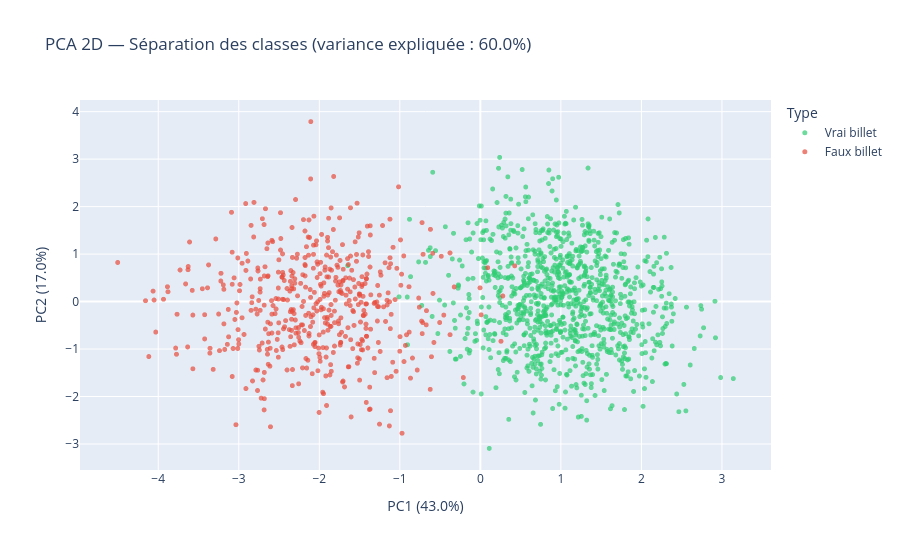

The notebook cell this image was saved under:
### Markdown cell above
<a id='10'></a>
## 10. Visualisation PCA

### Code cell
# =============================================================================
# BLOC 20 — ANALYSE EN COMPOSANTES PRINCIPALES (PCA)
#
# PCA réduit les 6 dimensions originales en 2 composantes principales.
# Ces 2 composantes capturent le maximum de variance du dataset.
# On peut ensuite visualiser les clusters en 2D pour comprendre si les
# classes sont naturellement séparables dans l'espace des features.
# =============================================================================

# Imputation des NaN avant PCA
X_clean = pd.DataFrame(
    SimpleImputer(strategy='median').fit_transform(X),
    columns=FEATURES
)

# Normalisation de tout le dataset avant PCA
scaler_pca = StandardScaler()
X_scaled_all = scaler_pca.fit_transform(X_clean)

# Réduction à 2 composantes
pca = PCA(n_components=2, random_state=SEED)
X_pca = pca.fit_transform(X_scaled_all)

# Variance expliquée par chaque composante
var_explained = pca.explained_variance_ratio_
print(f'Variance expliquée par PC1 : {var_explained[0]:.2%}')
print(f'Variance expliquée par PC2 : {var_explained[1]:.2%}')
print(f'Total expliqué             : {sum(var_explained):.2%}')

# DataFrame pour la visualisation
df_pca = pd.DataFrame({
    'PC1': X_pca[:, 0],
    'PC2': X_pca[:, 1],
    'Type': y.map({1: 'Vrai billet', 0: 'Faux billet'})
})

# Visualisation interactive avec Plotly
fig = px.scatter(
    df_pca, x='PC1', y='PC2',
    color='Type',
    color_discrete_map={'Vrai billet': '#2ecc71', 'Faux billet': '#e74c3c'},
    title=f'PCA 2D — Séparation des classes '
          f'(variance expliquée : {sum(var_explained):.1%})',
    opacity=0.7,
    labels={
        'PC1': f'PC1 ({var_explained[0]:.1%})',
        'PC2': f'PC2 ({var_explained[1]:.1%})'
    }
)
fig.update_traces(marker=dict(size=5))
fig.update_layout(height=550)
fig.show()

### Figure 1 — Plotly figure (JSON) as saved in the notebook; plotly's stock layout.template omitted (floating-point values rounded to 4 significant figures; data arrays with more than 128 entries replaced by an {"elided": "..."} marker saying what was removed)
{"data": [{"hovertemplate": "Type=Vrai billet<br>PC1 (43.0%)=%{x}<br>PC2 (17.0%)=%{y}<extra></extra>", "legendgroup": "Vrai billet", "marker": {"color": "#2ecc71", "opacity": 0.7, "size": 5, "symbol": "circle"}, "mode": "markers", "name": "Vrai billet", "showlegend": true, "type": "scattergl", "x": {"elided": "1000 float values"}, "xaxis": "x", "y": {"elided": "1000 float values"}, "yaxis": "y"}, {"hovertemplate": "Type=Faux billet<br>PC1 (43.0%)=%{x}<br>PC2 (17.0%)=%{y}<extra></extra>", "legendgroup": "Faux billet", "marker": {"color": "#e74c3c", "opacity": 0.7, "size": 5, "symbol": "circle"}, "mode": "markers", "name": "Faux billet", "showlegend": true, "type": "scattergl", "x": {"elided": "500 float values"}, "xaxis": "x", "y": {"elided": "500 float values"}, "yaxis": "y"}], "layout": {"height": 550, "legend": {"title": {"text": "Type"}, "tracegroupgap": 0}, "title": {"text": "PCA 2D — Séparation des classes (variance expliquée : 60.0%)"}, "xaxis": {"anchor": "y", "domain": [0, 1], "title": {"text": "PC1 (43.0%)"}}, "yaxis": {"anchor": "x", "domain": [0, 1], "title": {"text": "PC2 (17.0%)"}}}}
